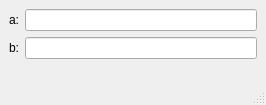
<?xml version="1.0" encoding="UTF-8"?>
<ui version="4.0">
 <class>MainWindow</class>
 <widget class="QMainWindow" name="MainWindow">
  <property name="geometry">
   <rect>
    <x>0</x>
    <y>0</y>
    <width>266</width>
    <height>105</height>
   </rect>
  </property>
  <property name="windowTitle">
   <string>MainWindow</string>
  </property>
  <widget class="QWidget" name="centralwidget">
   <layout class="QFormLayout" name="formLayout">
    <item row="0" column="0">
     <widget class="QLabel" name="label">
      <property name="text">
       <string>a:</string>
      </property>
     </widget>
    </item>
    <item row="0" column="1">
     <widget class="QLineEdit" name="a_Edit"/>
    </item>
    <item row="1" column="0">
     <widget class="QLabel" name="label_2">
      <property name="text">
       <string>b:</string>
      </property>
     </widget>
    </item>
    <item row="1" column="1">
     <widget class="QLineEdit" name="b_Edit">
      <property name="readOnly">
       <bool>true</bool>
      </property>
     </widget>
    </item>
   </layout>
  </widget>
  <widget class="QStatusBar" name="statusbar"/>
 </widget>
 <resources/>
 <connections/>
</ui>
